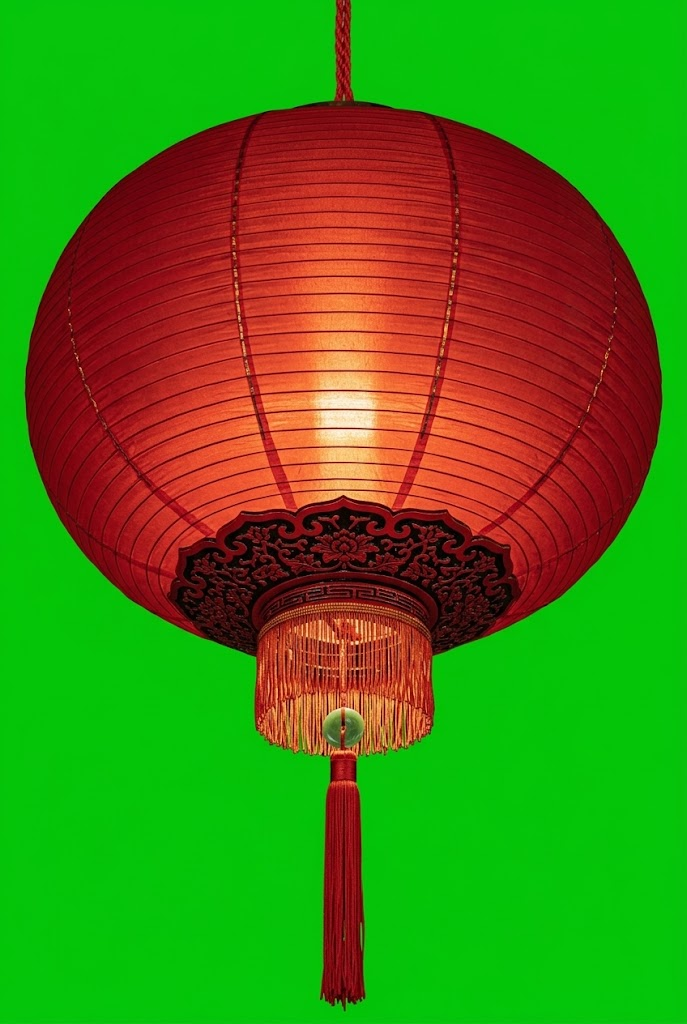
#> input picture scripts/assets/lanterns/big-1.png, 687 x 1024 px; its folder holds 3 pictures in this run
$ python build-lantern-sprites.py
#> lines starting #> are read from the running program, lines starting #| are printed output that depends on the picture; after the words box and inside, x2 and y2 are one past the last pixel; in counts of white or black regions, pixels touching at a corner belong together
# Keys the generated lanterns in scripts/assets/lanterns (one lantern each, on flat green) into one atlas
# for the hero cinemagraph, and measures where each one's paper ball sits so the shader can place it
# over a lantern of the photo. Writes:
#   public/images/hero-lantern-sprites.webp  the keyed lanterns side by side, straight alpha
#   src/content/hero-lantern-sprites.json    per sprite: its rectangle in the atlas, the centre and half
#                                            width of its ball, and the x of its cord, all in atlas pixels
#   python scripts/build-lantern-sprites.py
import json
from pathlib import Path
import numpy as np
from PIL import Image, ImageFilter

ROOT = Path(__file__).resolve().parent.parent
SPRITES = ['big', 'mid']  # file stems in scripts/assets/lanterns, in atlas order
PAD = 4
# the biggest lantern never shows wider than about 350 px, even on a 2x screen
SCALE = 0.6
# how many pixels in from the outline the lantern counts as pure colour; the rest is unmixed from the green
EDGE = 2


def key(path):
    im = Image.open(path).convert('RGB')
#> im is the input picture: PIL image 687x1024 RGB; mean R, G, B 70.1, 127.6, 19
    im = im.resize((round(im.width * SCALE), round(im.height * SCALE)), Image.LANCZOS)
#> im: PIL image 412x614 RGB
    rgb = np.asarray(im).astype(np.float32)
    r, g, b = rgb[..., 0], rgb[..., 1], rgb[..., 2]
    spill = g - np.maximum(r, b)
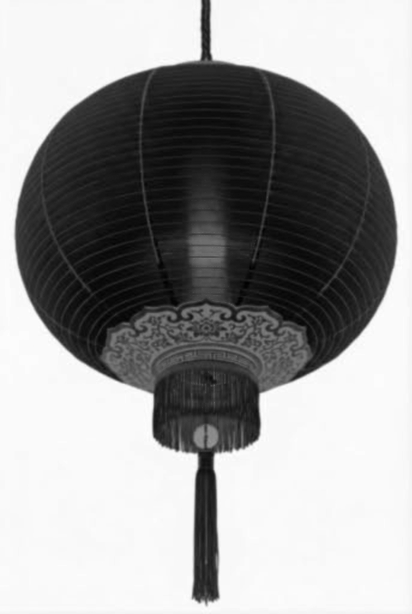
#> spill: shape (614, 412) float32; min -172, max 195, mean 55.2; drawn with min black and max white
    screen = np.median(rgb[spill > 100], 0)
#> screen = [4, 196, 9]
    lantern = spill < 18
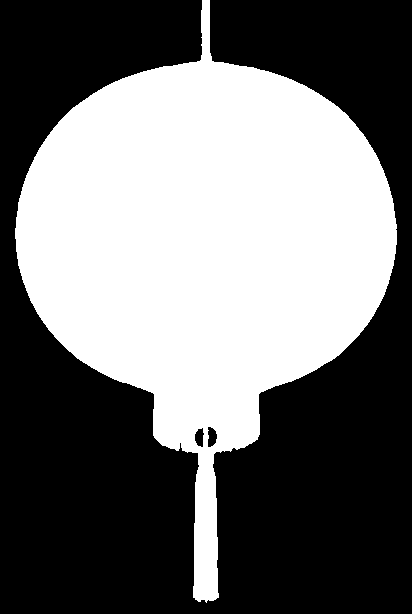
#> lantern: shape (614, 412) bool; 43.8% white; 1 white region, box (x1, y1, x2, y2) and area: (15, 0, 397, 603) 110702
    # the lantern's core, safely inside its outline, keeps its own colour and is fully opaque
    core = np.asarray(Image.fromarray(lantern.astype(np.uint8) * 255).filter(ImageFilter.MinFilter(2 * EDGE + 1))) > 0
#> core: shape (614, 412) bool; 42.1% white; 1 white region, box (x1, y1, x2, y2) and area: (17, 0, 395, 599) 106404
    # the pixels around the outline are a mix of lantern and green screen. Take the lantern's colour from just
    # inside, and from how much green is left work out how much of the pixel is lantern: that is its opacity.
    # Keyed any other way, these mixed pixels turn olive-brown, a dark ring round every lantern under the lamp
    fg = bleed(rgb, core)
    mixed = ~core
    share = np.clip((screen[1] - g) / np.maximum(screen[1] - fg[..., 1], 1), 0, 1)
    alpha = np.where(core, 1.0, np.where(lantern | (spill < 60), share, 0.0))
    rgb = np.where(mixed[..., None], fg, rgb)
    return np.dstack([rgb, alpha * 255]).clip(0, 255).astype(np.uint8)


def bleed(rgb, solid, rings=16):
    # carry the lantern's own colour out from its solid pixels, ring by ring, into the mixed edge and the clear
    # pixels around it, so the GPU never blends a dark or green pixel into the outline when it scales the sheet
#> called with rings = 16
    rgb, known = rgb.copy(), solid.copy()
    for _ in range(rings):
        acc = np.zeros_like(rgb); n = np.zeros(known.shape, np.float32)
        for dy in (-1, 0, 1):
            for dx in (-1, 0, 1):
                k = np.roll(known, (dy, dx), (0, 1)); acc += np.roll(rgb, (dy, dx), (0, 1)) * k[..., None]; n += k
        ring = ~known & (n > 0)
        rgb[ring] = acc[ring] / n[ring, None]
        known |= ring
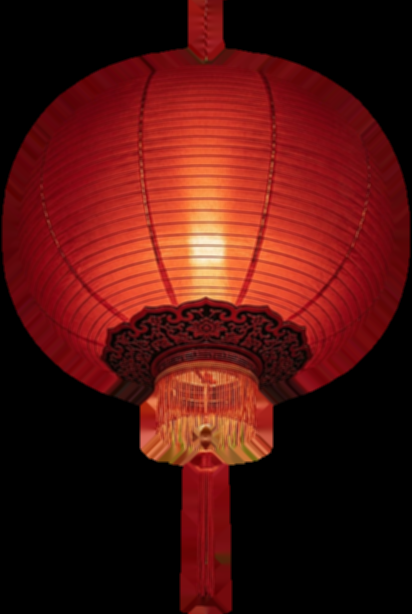
#> acc: shape (614, 412, 3) float32; mean of channels 0, 1, 2 712.3, 176.7, 140.6; drawn with min black and max white
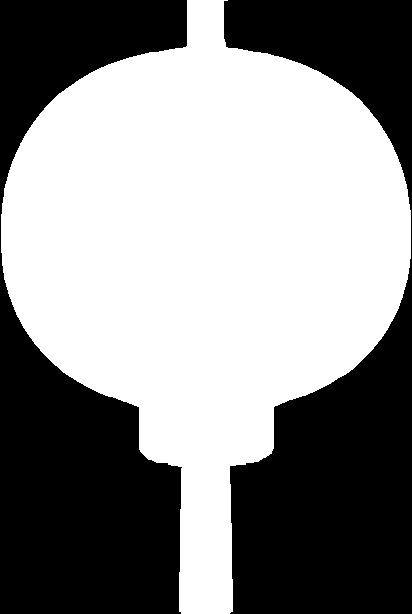
#> known: shape (614, 412) bool; 55% white; 2 black regions, box (x1, y1, x2, y2) and area: (224, 0, 412, 614) 56974, (0, 0, 187, 614) 56962
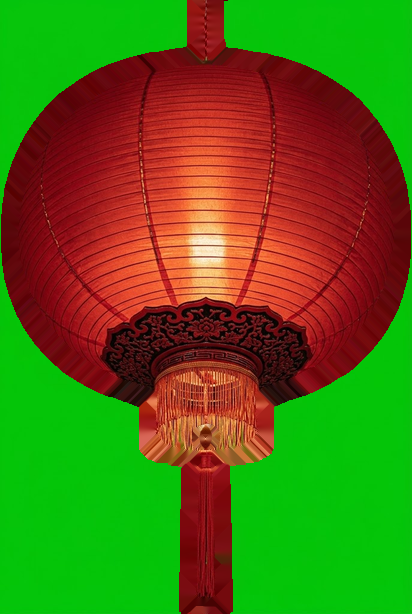
#> rgb: shape (614, 412, 3) float32; mean of channels 0, 1, 2 82.1, 108.1, 19.8; drawn as R, G, B
    return rgb


tiles, meta = [], []
for stem in SPRITES:
    img = key(ROOT / f'scripts/assets/lanterns/{stem}-1.png')
    a = img[..., 3] > 40
#> a: shape (614, 412) bool; 44.1% white; 1 white region, box (x1, y1, x2, y2) and area: (15, 0, 397, 605) 111585
    ys, xs = np.nonzero(a)
    y0, y1, x0, x1 = max(ys.min() - PAD, 0), ys.max() + PAD + 1, max(xs.min() - PAD, 0), xs.max() + PAD + 1
#> y0 = 0; y1 = 609; x0 = 11; x1 = 401
    img = img[y0:y1, x0:x1]
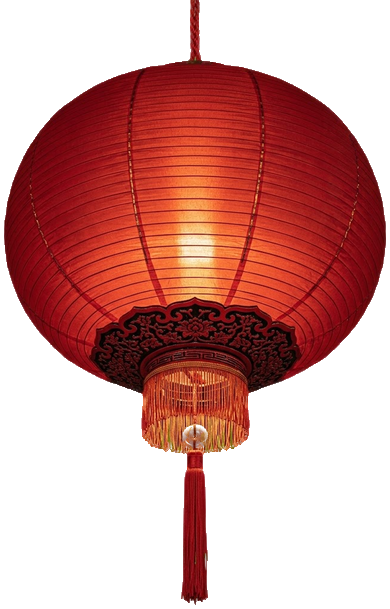
#> img: shape (609, 390, 4); mean of channels 0, 1, 2, 3 86.1, 104.2, 20.4, 119; transparent parts drawn white
    widths = (img[..., 3] > 128).sum(1)
#> widths = 609 values, max 382 at index 222, min 0 at index 605, mean 182.7
    ball_y = int(np.argmax(widths))
#> ball_y = 222
    row = np.nonzero(img[ball_y, :, 3] > 128)[0]
#> row = 382 values from 4 to 385
    cord = np.nonzero(img[:6, :, 3].max(0) > 128)[0]
#> cord = [190, 191, 192, 193, 194, 195, 196, 197, 198, 199]
    tiles.append(img)
    meta.append({'ball': [float((row[0] + row[-1]) / 2), float(ball_y)], 'half': float((row[-1] - row[0]) / 2), 'cord': float(cord.mean())})
#> pass 2 of the loop `for stem in SPRITES:`:
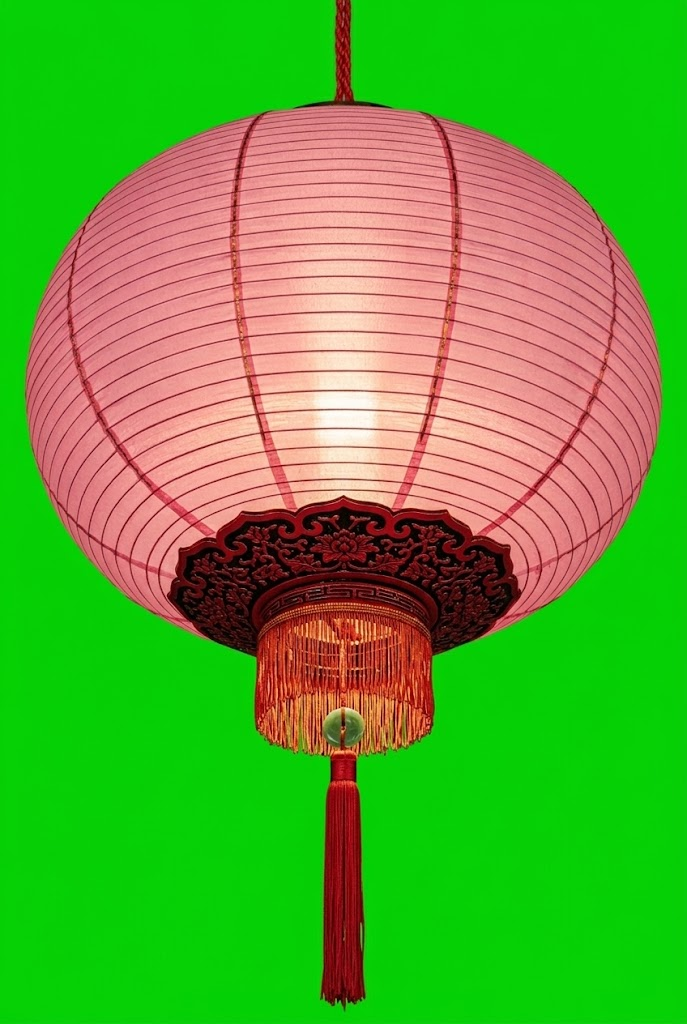
#> input picture scripts/assets/lanterns/mid-1.png, 687 x 1024 px
#> in key, im is the input picture: PIL image 687x1024 RGB; mean R, G, B 90.1, 166.2, 50.9
#> im: PIL image 412x614 RGB
#> screen = [6, 208, 5]
#> lantern: shape (614, 412) bool; 43.7% white; 2 white regions (1 under 20 px), largest, box (x1, y1, x2, y2) and area: (15, 0, 397, 603) 110538
#> core: shape (614, 412) bool; 42% white; 1 white region, box (x1, y1, x2, y2) and area: (17, 0, 395, 599) 106270
#> after the loop in bleed (call 2), `for _ in range(rings):`:
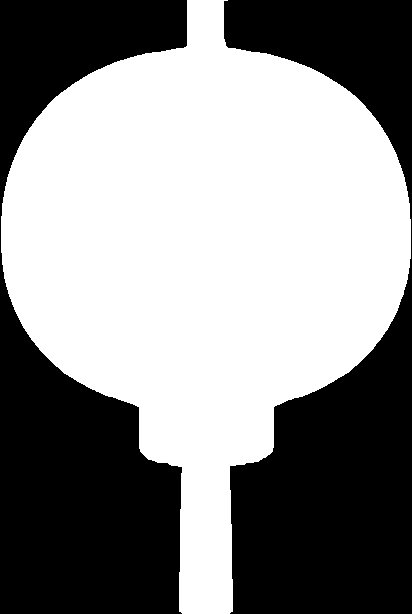
#> known: shape (614, 412) bool; 54.9% white; 2 black regions, box (x1, y1, x2, y2) and area: (224, 0, 412, 614) 57087, (0, 0, 187, 614) 57052
#> a: shape (614, 412) bool; 44.1% white; 1 white region, box (x1, y1, x2, y2) and area: (15, 0, 397, 604) 111447
#> y1 = 608
#> `img = img[y0:y1, x0:x1]`:
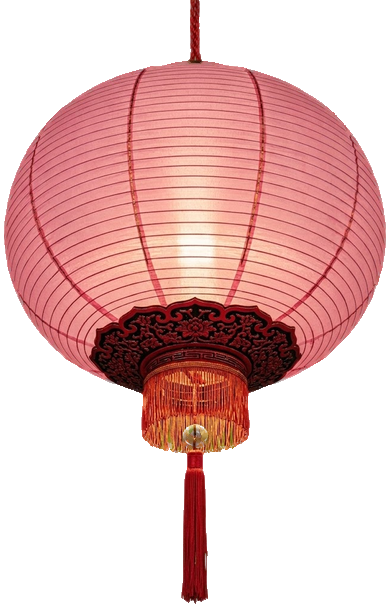
#> img: shape (608, 390, 4); mean of channels 0, 1, 2, 3 113.1, 149.2, 61.1, 119; transparent parts drawn white
#> widths = 608 values, max 382 at index 222, min 0 at index 604, mean 182.9

H = max(t.shape[0] for t in tiles)
#> H = 609
atlas = np.zeros((H, sum(t.shape[1] for t in tiles), 4), np.uint8)
x = 0
out = {}
for stem, tile, m in zip(SPRITES, tiles, meta):
    h, w = tile.shape[:2]
    atlas[:h, x:x + w] = tile
    out[stem] = {'rect': [x, 0, w, h], 'ball': [m['ball'][0] + x, m['ball'][1]], 'half': m['half'], 'cord': m['cord'] + x}
    x += w
#> this loop made 2 passes
#> (stem, m, h, w, x) on passes 1 to 2: ('big', {'ball': [194.5, 222], 'half': 190.5, 'cord': 194.5}, 609, 390, 390), ('mid', {'ball': [194.5, 222], 'half': 190.5, 'cord': 194.5}, 608, 390, 780)
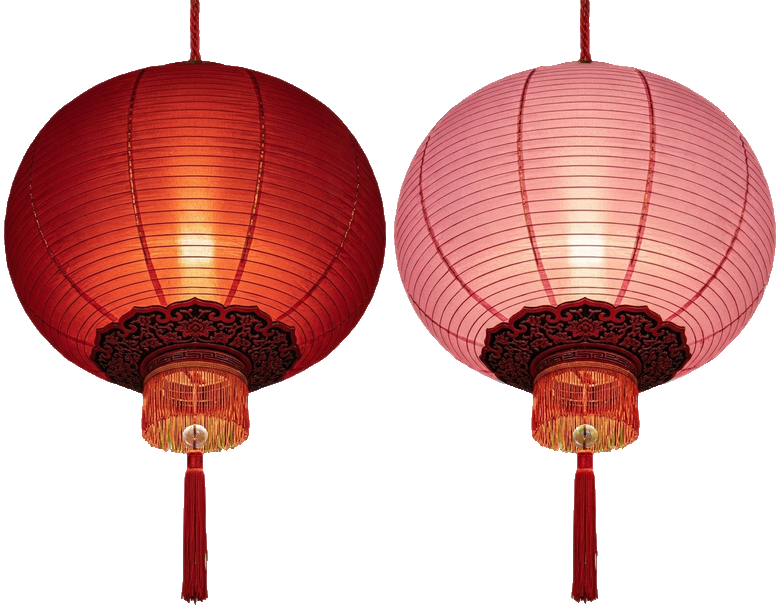
#> atlas: shape (609, 780, 4); mean of channels 0, 1, 2, 3 99.5, 126.6, 40.7, 118.9; transparent parts drawn white
#> after the loop, out = 2 items; x = 780
Image.fromarray(atlas).save(ROOT / 'public/images/hero-lantern-sprites.webp', quality=88, alpha_quality=90, method=6)
(ROOT / 'src/content/hero-lantern-sprites.json').write_text(json.dumps({'size': [atlas.shape[1], H], 'sprites': out}, indent=2) + '\n')
print(f'atlas {atlas.shape[1]}x{H}', {k: (v['rect'], [round(c) for c in v['ball']], round(v['half'])) for k, v in out.items()})
#| atlas 780x609 {'big': ([0, 0, 390, 609], [194, 222], 190), 'mid': ([390, 0, 390, 608], [584, 222], 190)}
